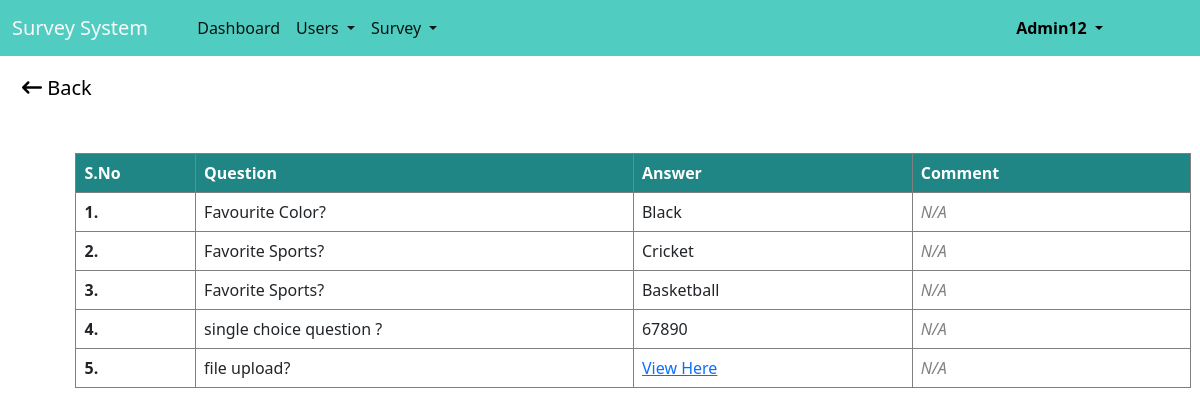
Page /report/view_response.php?sid=43&uemail=kumaradi360@gmail.com (signed in) on the committed database.
### tables this page shows
CREATE TABLE `question` (
  `Question_id` int(10) NOT NULL,
  `Survey_id` int(5) NOT NULL,
  `Question_description` varchar(100) NOT NULL,
  `Question_type` varchar(50) NOT NULL,
  `is_compulsory` enum('yes','no') DEFAULT 'no',
  `creation_date` datetime(6) NOT NULL DEFAULT current_timestamp(6),
  `question_modified_by` varchar(5) DEFAULT NULL,
  `question_modified_date` datetime DEFAULT current_timestamp(),
  `status` enum('Active','Inactive','Deleted') NOT NULL DEFAULT 'Active'
);

CREATE TABLE `answers` (
  `Answer_id` int(10) NOT NULL,
  `Survey_id` int(11) NOT NULL,
  `ansquestion_id` int(20) NOT NULL,
  `question_type` varchar(50) NOT NULL,
  `Answer_description` varchar(100) NOT NULL,
  `comment` longtext DEFAULT NULL,
  `user_name` varchar(20) NOT NULL,
  `user_email` varchar(50) NOT NULL,
  `Answer_submitted_date` datetime NOT NULL DEFAULT current_timestamp()
);

### controller/report_controller.php (called while the page is built, shortened)
<?php
class report
{
    public function __construct()
    {
        $db = new db;
        $this->conn = $db->conn;
    }
    public function survey_data($survey_id, $email)
    {
        try {
            $result = $this->conn->query("SELECT `user_name`,`user_email`,`Question_description`,`Answer_description`,q.`question_type`,`comment` FROM question as q LEFT JOIN answers as a on q.Question_id=a.ansquestion_id Where q.Survey_id='$survey_id' AND a.Survey_id='$survey_id' AND a.user_email='$email' AND q.status='Active'");
            if (mysqli_num_rows($result) > 0) {
                while ($row = mysqli_fetch_array($result)) {
                    $name = $row["user_name"];
                    $email = $row["user_email"];
                    $ques['ques'] = $row["Question_description"];
                    $ques['ans'] = $row["Answer_description"];
                    $ques['type'] = $row["question_type"];
                    $ques['cmt'] = $row["comment"];
                    $report[$name][$email][] = @$ques;
                }
            }
            if (!empty($report)) {
                return $report;
            } else {
                throw new Exception("<div class='alert alert-warning m-4' role='alert'>
                <b>No Response Recorded!!</b>
              </div>");
            }
        } catch (Exception $e) {
            echo $e->getMessage();
        }
    }
}

### configuration/connection.php (called while the page is built, shortened)
<?php
class db
{
    public function __construct()
    {
        $con = new mysqli(DB_HOST, DB_USER, DB_PASSWORD, DB_DATABASE);
        $this->conn = $con;
    }
}
?>

### report/view_response.php (the view, shortened to what this page needs)
<?php
include '../configuration/connection.php';
include ROOT_PATH . 'controller/report_controller.php';
include ROOT_PATH . 'Templets/navbar.php';
@$survey_id = $_REQUEST['sid'];
$uemail = $_REQUEST['uemail'];
$surveyreport = new report;
$data = $surveyreport->survey_data($survey_id, $uemail);
?>
<body>
    <button class="m-3" onclick="history.back()" style="font-size:20px;border-width:0px; background-color:white;"><i
            class="fa-solid fa-arrow-left-long"></i> Back</button>
    <div class="container">
        <table class="table table-hover border p-3">
            <thead style="background-color: #1f8585; color:white;">
                <tr>
                    <th scope="col">S.No</th>
                    <th scope="col">Question</th>
                    <th scope="col">Answer</th>
                    <th scope="col">Comment</th>
                </tr>
            </thead>
            <tbody>
                <?php
                $count = 1;
                foreach ((array) @$data as $key => $val) {
                    foreach ($val as $e => $m) {
                        foreach ($m as $q => $a) {
                            ?>
                            <tr>
                                <td><b>
                                        <?= $count++; ?>.
                                    </b></td>
                                <td>
                                    <?= $a['ques']; ?>
                                </td>
                                <?php
                                if ($a['type'] == 'File' && !empty($a['ans'])) {
                                    ?>
                                    <td class="td2" style="width:25%"><a href='../image/<?= $a['ans']; ?>' target='_blank'>View
                                            Here</a></td>
                                <?php
                                } else {
                                    ?>
                                    <td class="td2" style="width:25%">
                                        <?= $a['ans']; ?>
                                    </td>
                                    <?php
                                }
                                if ($a['type'] == "Multiple_ChoiceComment" || $a['type'] == "MCQComment") { ?>
                                    <td class="td2" style="width:25%;background-color:#c8f5d3; text-align:center;">
                                        <?= empty($a['cmt']) ? "----" : $a['cmt']; ?>
                                    </td>
                                    <?php
                                } else {
                                    ?>
                                    <td class="td2" style="width: 25%;color:grey;"><i>N/A</i></td>
                                <?php
                                }
                                ?>
                            </tr>
                            <?php
                        }
                    }
                }
                ?>
            </tbody>
        </table>
    </div>
</body>

### css/style.css (style rules this page uses)
.table { margin: 3%; }

### report/view_response.php (style rules this page uses)
th, td { border: 1px solid grey; }

### rows in the picture
question: Question_description "Favourite Color?", answers.Answer_description "Black", Question_type "N/A"
question: Question_description "Favorite Sports?", answers.Answer_description "Cricket", Question_type "N/A", answers.Answer_description "Basketball"
question: Question_description "single choice question ?", answers.Answer_description "67890", Question_type "N/A"
question: Question_description "file upload?", Question_type "N/A"

### other values in the picture
$_SESSION['user_name'] "Admin12"
